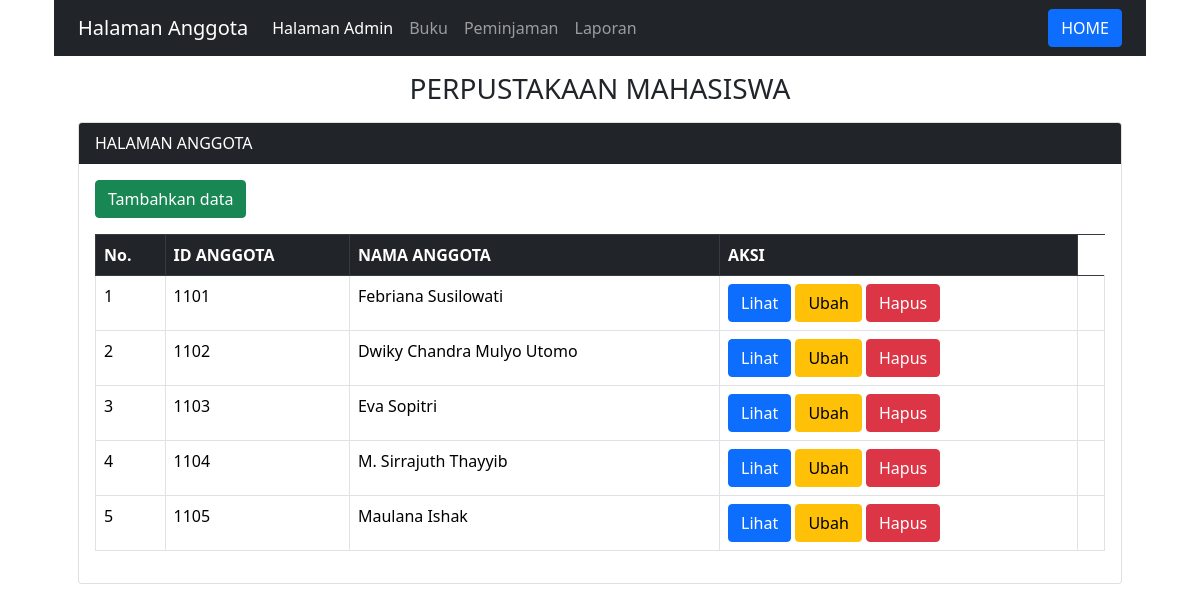
/admin/anggota.php, run on the app's committed database.
### tables this page shows
CREATE TABLE IF NOT EXISTS `anggota` (
  `id_anggota` int(11) NOT NULL,
  `nama` varchar(35) DEFAULT NULL,
  PRIMARY KEY (`id_anggota`) USING BTREE
);

### admin/anggota.php (the view, shortened to what this page needs)
<?php
include "../halaman awal/koneksi.php";
?>
<!doctype html>
<html lang="en">
  <head>
    <link href="https://cdn.jsdelivr.net/npm/bootstrap@5.3.2/dist/css/bootstrap.min.css" rel="stylesheet">
    <link href="https://cdn.jsdelivr.net/npm/bootstrap@5.0.2/dist/css/bootstrap.min.css" rel="stylesheet">
  </head>
  <body class="container">
  <header>
    <nav class="navbar navbar-expand-lg navbar-dark bg-dark">
        <div class="container-fluid">
            <a class="navbar-brand" href="#">Halaman Anggota</a>
            <div class="collapse navbar-collapse" id="navbarNav">
                <ul class="navbar-nav">
                    <li class="nav-item">
                        <a class="nav-link active" aria-current="page" href="index.php">Halaman Admin</a>
                    </li>
                    <li class="nav-item">
                        <a class="nav-link" href="buku.php">Buku</a>
                    </li>
                    <li class="nav-item">
                        <a class="nav-link" href="peminjaman.php">Peminjaman</a>
                    </li>
                    <li class="nav-item">
                        <a class="nav-link" href="laporan.php">Laporan</a>
                    </li>
                </ul>
            </div>
            <a href="../halaman awal/index.php" class="btn btn-primary">HOME</a>
        </div>
    </nav>
</header>
  <div class="container">
    <div class="mt-3">
    <h3 class="text-center">PERPUSTAKAAN MAHASISWA</h3>
    </div>
    <div class="card mt-3">
      <div class="card-header bg-dark text-white">
        HALAMAN ANGGOTA
      </div>
      <div class="card-body">
      <button type="button" class="btn btn-success mb-3" data-bs-toggle="modal" data-bs-target="#ModalTambah">
        Tambahkan data
        </button>
        <table class="table table-bordered table striped table-hover">
            <thead class="table-dark">
              <th>No.</th>
              <th>ID ANGGOTA</th>
              <th>NAMA ANGGOTA</th>
              <th>AKSI</th>
          </thead>
        <?php
        if (isset($_POST['bcari'])){
          $keyword = $_POST['bcari'];
          $q = "SELECT * FROM anggota WHERE id_anggota like '%$keyword' or nama like '%$keyword' ORDER BY id_anggota ASC";
        }else{
          $q = "SELECT * FROM anggota ORDER BY id_anggota ASC";
        }
        $no = 1;
        $tampil = mysqli_query($koneksi, $q);
        while($data = mysqli_fetch_array($tampil)):
        ?>
        <tr>
              <td><?=$no++ ?></td>
              <td><?=$data['id_anggota']?></td>
              <td><?=$data['nama']?></td>
              <td>
              <a href="#" class="btn btn-primary" data-bs-toggle="modal" data-bs-target="#ModalView<?= $no ?>">Lihat</a>
              <a href="#" class="btn btn-warning" data-bs-toggle="modal" data-bs-target="#ModalUbah<?= $no ?>">Ubah</a>
              <a href="#" class="btn btn-danger" data-bs-toggle="modal" data-bs-target="#ModalHapus<?= $no ?>">Hapus</a>
          <td>
          </tr>
        <?php endwhile; ?>
        </table>
</div>
  </body>
</html>

### data on the page
anggota: id_anggota "1101", nama "Febriana Susilowati"
anggota: id_anggota "1102", nama "Dwiky Chandra Mulyo Utomo"
anggota: id_anggota "1103", nama "Eva Sopitri"
anggota: id_anggota "1104", nama "M. Sirrajuth Thayyib"
anggota: id_anggota "1105", nama "Maulana Ishak"
